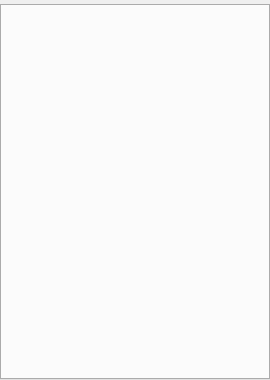
<?xml version="1.0" encoding="UTF-8"?>
<ui version="4.0">
 <class>DockingWorkPanel</class>
 <widget class="QWidget" name="DockingWorkPanel">
  <property name="geometry">
   <rect>
    <x>0</x>
    <y>0</y>
    <width>270</width>
    <height>380</height>
   </rect>
  </property>
  <property name="sizePolicy">
   <sizepolicy hsizetype="Preferred" vsizetype="Preferred">
    <horstretch>0</horstretch>
    <verstretch>0</verstretch>
   </sizepolicy>
  </property>
  <property name="minimumSize">
   <size>
    <width>0</width>
    <height>0</height>
   </size>
  </property>
  <property name="baseSize">
   <size>
    <width>0</width>
    <height>0</height>
   </size>
  </property>
  <property name="windowTitle">
   <string>Results of Docking Panel</string>
  </property>
  <property name="windowIcon">
   <iconset>
    <normaloff>:/images/StandardWorkPanels/build.png</normaloff>:/images/StandardWorkPanels/build.png</iconset>
  </property>
  <property name="whatsThis">
   <string/>
  </property>
  <property name="styleSheet">
   <string notr="true"> QPushButton {
     border: 1px solid #dadbde;
     background-color: qlineargradient(x1: 0, y1: 0, x2: 0, y2: 1,
                                       stop: 0 #dadbde, stop: 1 #f6f7fa);
     border-radius: 2px;
     min-width: 34px;
     min-height: 24px;
 }

 QPushButton:checked {
     border: 2px solid #777777;
 }</string>
  </property>
  <layout class="QGridLayout" name="gridLayout_2">
   <property name="leftMargin">
    <number>0</number>
   </property>
   <property name="topMargin">
    <number>4</number>
   </property>
   <property name="rightMargin">
    <number>0</number>
   </property>
   <property name="bottomMargin">
    <number>0</number>
   </property>
   <property name="spacing">
    <number>2</number>
   </property>
   <item row="0" column="0">
    <widget class="QTabWidget" name="tabWidgetDocking">
     <property name="minimumSize">
      <size>
       <width>0</width>
       <height>0</height>
      </size>
     </property>
    </widget>
   </item>
  </layout>
 </widget>
 <resources/>
 <connections/>
</ui>
